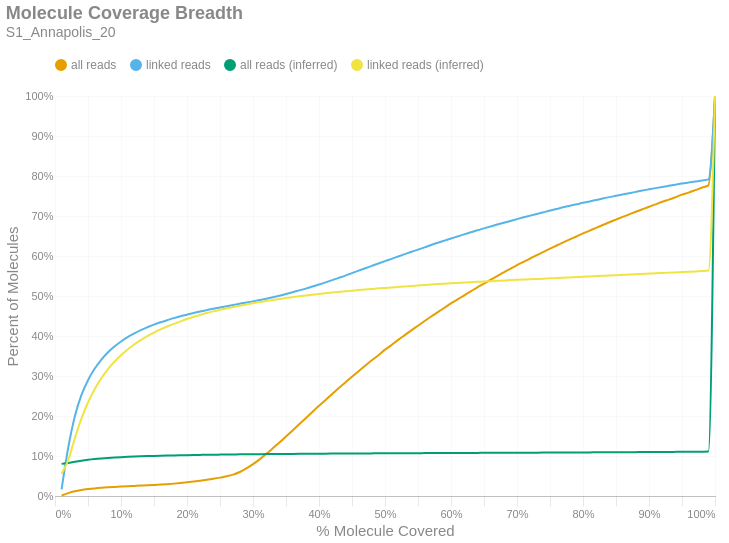

Notebook cell for this chart:
### Markdown cell above
### Molecule Read Coverage
This chart shows molecule coverage breadth as computed by the number of bases aligned to that molecule. In other words, "*how much of each unique long molecule is actually sequenced/aligned?*" Keep in mind there is a distinction between sequences and alignments, since some sequences belonging to a particular molecule may not align well and wouldn't appear in the alignment data. This chart also shows molecule coverage breadth as computed by the *inferred fragment* from which the aligned sequences originate. Unlike read coverage, this calculation takes into account the total insert size, including unsequenced gaps between the forward and reverse reads. Like the previous figures, these are cumulative percents.

### Code cell
if SKIPLR:
    print_html(f"Skipped")
else:
    binned_df = consolidated_hist(valids['coverage_bp'], mask, 0.01, True)
    binned_df_inf = consolidated_hist(valids['coverage_inserts'], mask, 0.01, True)
    binned_df = binned_df.with_columns(pl.lit(binned_df_inf['all reads (cumsum)']).alias('all reads (inferred)'))
    binned_df = binned_df.with_columns(pl.lit(binned_df_inf['linked reads (cumsum)']).alias('linked reads (inferred)'))
    binned_df = binned_df.with_columns(
        (pl.col('bin').cast(pl.Float64) + 0.01).alias('right_edge')
    )

    with SafeRender(binned_df):
        (
            density_plot(binned_df, 'Molecule Coverage Breadth', samplename, 'molcov', ['all reads (inferred)','linked reads (inferred)'])
            .encode(
                #x=alt.X('bin:Q', title="% Molecule Covered").axis(format = '%').scale(padding=0),
                x=alt.X('right_edge:Q', title="% Molecule Covered").axis(format='%').scale(padding=0),
                y=alt.Y('value:Q', title='Percent of Molecules')
                    .axis(format='%')
                    .stack(False)
                    .scale(domainMin=0, padding=0),
                color=alt.Color("key:N").scale(domain = ["all reads", "linked reads", "all reads (inferred)", "linked reads (inferred)"]),
                tooltip = [
                    alt.Tooltip("key:N", title = "Data Type"),
                    alt.Tooltip("range_label:N", title="% Molecule Covered"),
                    alt.Tooltip("value:Q", format = ".2%", title="% Molecules")
                ]
            )
        ).display()

### Figure 1 — Vega-Lite specification as saved in the notebook (floating-point values rounded to 4 significant figures)
{"width": "container", "height": 400, "config": {"title": {"anchor": "start", "dy": -15, "fontSize": 18, "color": "#888888", "subtitleColor": "#888888", "subtitleFontSize": 14}, "arc": {"fill": "#0072B2"}, "axis": {"domainColor": "#888888", "domainWidth": 0.5, "gridWidth": 0.2, "grid": false, "titleFontWeight": 400, "titleFontSize": 15, "labelFontSize": 11, "labelColor": "#888888", "tickColor": "#888888", "tickWidth": 0.2, "titleColor": "#888888"}, "axisBand": {"grid": false}, "axisX": {"grid": true, "tickSize": 10, "domainCap": "round"}, "axisY": {"domain": false, "grid": true, "tickSize": 0, "domainCap": "round"}, "background": "transparent", "header": {"labelFontSize": 15, "labelColor": "#888888", "titleFontSize": 15, "titleFontWeight": 600, "titleColor": "#888888"}, "legend": {"labelFont": "sans-serif", "labelFontSize": 12, "labelColor": "#888888", "symbolSize": 100, "symbolType": "circle", "titleFontSize": 12, "titlePadding": 10, "titleColor": "#888888", "title": null, "orient": "top"}, "range": {"category": ["#E69F00", "#56B4E9", "#009E73", "#F0E442", "#0072B2", "#D55E00", "#CC79A7", "#000000"], "diverging": ["#cfe8f3", "#a2d4ec", "#73bfe2", "#46abdb", "#1696d2", "#12719e"]}, "area": {"fill": "#0072B2", "fillOpacity": 0.7, "line": true, "strokeOpacity": 0.7}, "line": {"color": "#0072B2", "stroke": "#0072B2", "strokeWidth": 2}, "trail": {"color": "#0072B2", "stroke": "#0072B2", "strokeWidth": 0, "size": 1}, "point": {"filled": true, "fillOpacity": 1.0, "size": 95}, "text": {"color": "#888888", "fontSize": 11, "align": "right", "fontWeight": 400, "size": 11}, "bar": {"fill": "#0072B2", "stroke": null}, "view": {"stroke": null, "continuousWidth": 660, "continuousHeight": 400}}, "data": {"name": "data-2e4400ea93c1f115566f9a364b8d8662"}, "mark": {"type": "line", "interpolate": "monotone", "point": {"opacity": 0, "size": 275}}, "encoding": {"color": {"field": "key", "scale": {"domain": ["all reads", "linked reads", "all reads (inferred)", "linked reads (inferred)"]}, "type": "nominal"}, "tooltip": [{"field": "key", "title": "Data Type", "type": "nominal"}, {"field": "range_label", "title": "% Molecule Covered", "type": "nominal"}, {"field": "value", "format": ".2%", "title": "% Molecules", "type": "quantitative"}], "x": {"axis": {"format": "%"}, "field": "right_edge", "scale": {"padding": 0}, "title": "% Molecule Covered", "type": "quantitative"}, "y": {"axis": {"format": "%"}, "field": "value", "scale": {"domainMin": 0, "padding": 0}, "stack": false, "title": "Percent of Molecules", "type": "quantitative"}}, "params": [{"name": "param_c36ac31b6afebe62", "select": {"type": "point", "fields": ["key"]}, "bind": "legend"}], "title": {"text": "Molecule Coverage Breadth", "subtitle": "S1_Annapolis_20"}, "transform": [{"fold": ["all reads (cumsum)", "linked reads (cumsum)", "all reads (inferred)", "linked reads (inferred)"]}, {"calculate": "replace(datum.key, ' (cumsum)', '')", "as": "key"}, {"filter": {"param": "param_c36ac31b6afebe62"}}], "usermeta": {"embedOptions": {"downloadFileName": "S1_Annapolis_20.molcov"}}, "$schema": "https://vega.github.io/schema/vega-lite/v6.1.0.json", "datasets": {"data-2e4400ea93c1f115566f9a364b8d8662": [{"bin": "0.0", "interval": "0.0-0.01", "all reads": 0.001149, "linked reads": 0.01669, "all reads (cumsum)": 0.001149, "linked reads (cumsum)": 0.01669, "range_label": "0.0-0.01", "all reads (inferred)": 0.08031, "linked reads (inferred)": 0.05576, "right_edge": 0.01}, {"bin": "0.01", "interval": "0.01-0.02", "all reads": 0.006029, "linked reads": 0.1038, "all reads (cumsum)": 0.007177, "linked reads (cumsum)": 0.1205, "range_label": "0.01-0.02", "all reads (inferred)": 0.08233, "linked reads (inferred)": 0.08938, "right_edge": 0.02}, {"bin": "0.02", "interval": "0.02-0.03", "all reads": 0.004567, "linked reads": 0.07848, "all reads (cumsum)": 0.01174, "linked reads (cumsum)": 0.199, "range_label": "0.02-0.03", "all reads (inferred)": 0.08542, "linked reads (inferred)": 0.1439, "right_edge": 0.03}, {"bin": "0.03", "interval": "0.03-0.04", "all reads": 0.003194, "linked reads": 0.05311, "all reads (cumsum)": 0.01494, "linked reads (cumsum)": 0.2521, "range_label": "0.03-0.04", "all reads (inferred)": 0.08818, "linked reads (inferred)": 0.1933, "right_edge": 0.04}, {"bin": "0.04", "interval": "0.04-0.05", "all reads": 0.002269, "linked reads": 0.03744, "all reads (cumsum)": 0.01721, "linked reads (cumsum)": 0.2896, "range_label": "0.04-0.05", "all reads (inferred)": 0.09049, "linked reads (inferred)": 0.2338, "right_edge": 0.05}, {"bin": "0.05", "interval": "0.05-0.06", "all reads": 0.001777, "linked reads": 0.02841, "all reads (cumsum)": 0.01898, "linked reads (cumsum)": 0.318, "range_label": "0.05-0.06", "all reads (inferred)": 0.09235, "linked reads (inferred)": 0.267, "right_edge": 0.06}, {"bin": "0.06", "interval": "0.06-0.07", "all reads": 0.001436, "linked reads": 0.02246, "all reads (cumsum)": 0.02042, "linked reads (cumsum)": 0.3404, "range_label": "0.06-0.07", "all reads (inferred)": 0.09386, "linked reads (inferred)": 0.294, "right_edge": 0.07}, {"bin": "0.07", "interval": "0.07-0.08", "all reads": 0.001191, "linked reads": 0.01822, "all reads (cumsum)": 0.02161, "linked reads (cumsum)": 0.3586, "range_label": "0.07-0.08", "all reads (inferred)": 0.09513, "linked reads (inferred)": 0.3168, "right_edge": 0.08}, {"bin": "0.08", "interval": "0.08-0.09", "all reads": 0.001024, "linked reads": 0.01491, "all reads (cumsum)": 0.02263, "linked reads (cumsum)": 0.3735, "range_label": "0.08-0.09", "all reads (inferred)": 0.09619, "linked reads (inferred)": 0.3356, "right_edge": 0.09}, {"bin": "0.09", "interval": "0.09-0.1", "all reads": 0.0009558, "linked reads": 0.01281, "all reads (cumsum)": 0.02359, "linked reads (cumsum)": 0.3864, "range_label": "0.09-0.1", "all reads (inferred)": 0.09709, "linked reads (inferred)": 0.3518, "right_edge": 0.1}, {"bin": "0.1", "interval": "0.1-0.11", "all reads": 0.0008724, "linked reads": 0.01083, "all reads (cumsum)": 0.02446, "linked reads (cumsum)": 0.3972, "range_label": "0.1-0.11", "all reads (inferred)": 0.0979, "linked reads (inferred)": 0.3663, "right_edge": 0.11}, {"bin": "0.11", "interval": "0.11-0.12", "all reads": 0.0007946, "linked reads": 0.009111, "all reads (cumsum)": 0.02526, "linked reads (cumsum)": 0.4063, "range_label": "0.11-0.12", "all reads (inferred)": 0.0986, "linked reads (inferred)": 0.3789, "right_edge": 0.12}, {"bin": "0.12", "interval": "0.12-0.13", "all reads": 0.0007995, "linked reads": 0.008439, "all reads (cumsum)": 0.02606, "linked reads (cumsum)": 0.4147, "range_label": "0.12-0.13", "all reads (inferred)": 0.09921, "linked reads (inferred)": 0.3897, "right_edge": 0.13}, {"bin": "0.13", "interval": "0.13-0.14", "all reads": 0.0007352, "linked reads": 0.007139, "all reads (cumsum)": 0.02679, "linked reads (cumsum)": 0.4219, "range_label": "0.13-0.14", "all reads (inferred)": 0.09976, "linked reads (inferred)": 0.3996, "right_edge": 0.14}, {"bin": "0.14", "interval": "0.14-0.15", "all reads": 0.0008132, "linked reads": 0.006673, "all reads (cumsum)": 0.0276, "linked reads (cumsum)": 0.4286, "range_label": "0.14-0.15", "all reads (inferred)": 0.1003, "linked reads (inferred)": 0.4084, "right_edge": 0.15}, {"bin": "0.15", "interval": "0.15-0.16", "all reads": 0.0008974, "linked reads": 0.005735, "all reads (cumsum)": 0.0285, "linked reads (cumsum)": 0.4343, "range_label": "0.15-0.16", "all reads (inferred)": 0.1007, "linked reads (inferred)": 0.4164, "right_edge": 0.16}, {"bin": "0.16", "interval": "0.16-0.17", "all reads": 0.001117, "linked reads": 0.005238, "all reads (cumsum)": 0.02962, "linked reads (cumsum)": 0.4395, "range_label": "0.16-0.17", "all reads (inferred)": 0.1011, "linked reads (inferred)": 0.4236, "right_edge": 0.17}, {"bin": "0.17", "interval": "0.17-0.18", "all reads": 0.001316, "linked reads": 0.005133, "all reads (cumsum)": 0.03094, "linked reads (cumsum)": 0.4447, "range_label": "0.17-0.18", "all reads (inferred)": 0.1015, "linked reads (inferred)": 0.4304, "right_edge": 0.18}, {"bin": "0.18", "interval": "0.18-0.19", "all reads": 0.001538, "linked reads": 0.004566, "all reads (cumsum)": 0.03247, "linked reads (cumsum)": 0.4492, "range_label": "0.18-0.19", "all reads (inferred)": 0.1018, "linked reads (inferred)": 0.4365, "right_edge": 0.19}, {"bin": "0.19", "interval": "0.19-0.2", "all reads": 0.001707, "linked reads": 0.004114, "all reads (cumsum)": 0.03418, "linked reads (cumsum)": 0.4533, "range_label": "0.19-0.2", "all reads (inferred)": 0.1022, "linked reads (inferred)": 0.4425, "right_edge": 0.2}, {"bin": "0.2", "interval": "0.2-0.21", "all reads": 0.001889, "linked reads": 0.004144, "all reads (cumsum)": 0.03607, "linked reads (cumsum)": 0.4575, "range_label": "0.2-0.21", "all reads (inferred)": 0.1025, "linked reads (inferred)": 0.4479, "right_edge": 0.21}, {"bin": "0.21", "interval": "0.21-0.22", "all reads": 0.00211, "linked reads": 0.003733, "all reads (cumsum)": 0.03818, "linked reads (cumsum)": 0.4612, "range_label": "0.21-0.22", "all reads (inferred)": 0.1028, "linked reads (inferred)": 0.4527, "right_edge": 0.22}, {"bin": "0.22", "interval": "0.22-0.23", "all reads": 0.002321, "linked reads": 0.003477, "all reads (cumsum)": 0.0405, "linked reads (cumsum)": 0.4647, "range_label": "0.22-0.23", "all reads (inferred)": 0.103, "linked reads (inferred)": 0.4573, "right_edge": 0.23}, {"bin": "0.23", "interval": "0.23-0.24", "all reads": 0.002561, "linked reads": 0.003547, "all reads (cumsum)": 0.04306, "linked reads (cumsum)": 0.4682, "range_label": "0.23-0.24", "all reads (inferred)": 0.1033, "linked reads (inferred)": 0.4616, "right_edge": 0.24}, {"bin": "0.24", "interval": "0.24-0.25", "all reads": 0.002892, "linked reads": 0.003176, "all reads (cumsum)": 0.04595, "linked reads (cumsum)": 0.4714, "range_label": "0.24-0.25", "all reads (inferred)": 0.1035, "linked reads (inferred)": 0.4653, "right_edge": 0.25}, {"bin": "0.25", "interval": "0.25-0.26", "all reads": 0.003242, "linked reads": 0.00306, "all reads (cumsum)": 0.0492, "linked reads (cumsum)": 0.4745, "range_label": "0.25-0.26", "all reads (inferred)": 0.1037, "linked reads (inferred)": 0.4691, "right_edge": 0.26}, {"bin": "0.26", "interval": "0.26-0.27", "all reads": 0.004353, "linked reads": 0.002965, "all reads (cumsum)": 0.05355, "linked reads (cumsum)": 0.4774, "range_label": "0.26-0.27", "all reads (inferred)": 0.1039, "linked reads (inferred)": 0.4726, "right_edge": 0.27}, {"bin": "0.27", "interval": "0.27-0.28", "all reads": 0.006453, "linked reads": 0.003261, "all reads (cumsum)": 0.06, "linked reads (cumsum)": 0.4807, "range_label": "0.27-0.28", "all reads (inferred)": 0.1041, "linked reads (inferred)": 0.4759, "right_edge": 0.28}, {"bin": "0.28", "interval": "0.28-0.29", "all reads": 0.008801, "linked reads": 0.00284, "all reads (cumsum)": 0.0688, "linked reads (cumsum)": 0.4835, "range_label": "0.28-0.29", "all reads (inferred)": 0.1043, "linked reads (inferred)": 0.479, "right_edge": 0.29}, {"bin": "0.29", "interval": "0.29-0.3", "all reads": 0.01074, "linked reads": 0.00306, "all reads (cumsum)": 0.07954, "linked reads (cumsum)": 0.4866, "range_label": "0.29-0.3", "all reads (inferred)": 0.1044, "linked reads (inferred)": 0.482, "right_edge": 0.3}, {"bin": "0.3", "interval": "0.3-0.31", "all reads": 0.01207, "linked reads": 0.003281, "all reads (cumsum)": 0.09161, "linked reads (cumsum)": 0.4899, "range_label": "0.3-0.31", "all reads (inferred)": 0.1046, "linked reads (inferred)": 0.4847, "right_edge": 0.31}, {"bin": "0.31", "interval": "0.31-0.32", "all reads": 0.01329, "linked reads": 0.003346, "all reads (cumsum)": 0.1049, "linked reads (cumsum)": 0.4932, "range_label": "0.31-0.32", "all reads (inferred)": 0.1047, "linked reads (inferred)": 0.4874, "right_edge": 0.32}, {"bin": "0.32", "interval": "0.32-0.33", "all reads": 0.01424, "linked reads": 0.003693, "all reads (cumsum)": 0.1191, "linked reads (cumsum)": 0.4969, "range_label": "0.32-0.33", "all reads (inferred)": 0.1049, "linked reads (inferred)": 0.49, "right_edge": 0.33}, {"bin": "0.33", "interval": "0.33-0.34", "all reads": 0.01452, "linked reads": 0.003803, "all reads (cumsum)": 0.1337, "linked reads (cumsum)": 0.5007, "range_label": "0.33-0.34", "all reads (inferred)": 0.105, "linked reads (inferred)": 0.4925, "right_edge": 0.34}, {"bin": "0.34", "interval": "0.34-0.35", "all reads": 0.01497, "linked reads": 0.004159, "all reads (cumsum)": 0.1486, "linked reads (cumsum)": 0.5049, "range_label": "0.34-0.35", "all reads (inferred)": 0.1052, "linked reads (inferred)": 0.495, "right_edge": 0.35}, {"bin": "0.35", "interval": "0.35-0.36", "all reads": 0.01515, "linked reads": 0.004455, "all reads (cumsum)": 0.1638, "linked reads (cumsum)": 0.5093, "range_label": "0.35-0.36", "all reads (inferred)": 0.1053, "linked reads (inferred)": 0.4972, "right_edge": 0.36}, {"bin": "0.36", "interval": "0.36-0.37", "all reads": 0.01536, "linked reads": 0.004701, "all reads (cumsum)": 0.1791, "linked reads (cumsum)": 0.514, "range_label": "0.36-0.37", "all reads (inferred)": 0.1054, "linked reads (inferred)": 0.4993, "right_edge": 0.37}, {"bin": "0.37", "interval": "0.37-0.38", "all reads": 0.0154, "linked reads": 0.004445, "all reads (cumsum)": 0.1945, "linked reads (cumsum)": 0.5185, "range_label": "0.37-0.38", "all reads (inferred)": 0.1056, "linked reads (inferred)": 0.5014, "right_edge": 0.38}, {"bin": "0.38", "interval": "0.38-0.39", "all reads": 0.01538, "linked reads": 0.005087, "all reads (cumsum)": 0.2099, "linked reads (cumsum)": 0.5236, "range_label": "0.38-0.39", "all reads (inferred)": 0.1057, "linked reads (inferred)": 0.5033, "right_edge": 0.39}, {"bin": "0.39", "interval": "0.39-0.4", "all reads": 0.01545, "linked reads": 0.005107, "all reads (cumsum)": 0.2254, "linked reads (cumsum)": 0.5287, "range_label": "0.39-0.4", "all reads (inferred)": 0.1058, "linked reads (inferred)": 0.5051, "right_edge": 0.4}, {"bin": "0.4", "interval": "0.4-0.41", "all reads": 0.0148, "linked reads": 0.005278, "all reads (cumsum)": 0.2402, "linked reads (cumsum)": 0.534, "range_label": "0.4-0.41", "all reads (inferred)": 0.1059, "linked reads (inferred)": 0.5069, "right_edge": 0.41}, {"bin": "0.41", "interval": "0.41-0.42", "all reads": 0.01493, "linked reads": 0.005614, "all reads (cumsum)": 0.2551, "linked reads (cumsum)": 0.5396, "range_label": "0.41-0.42", "all reads (inferred)": 0.106, "linked reads (inferred)": 0.5087, "right_edge": 0.42}, {"bin": "0.42", "interval": "0.42-0.43", "all reads": 0.01465, "linked reads": 0.005699, "all reads (cumsum)": 0.2697, "linked reads (cumsum)": 0.5453, "range_label": "0.42-0.43", "all reads (inferred)": 0.1061, "linked reads (inferred)": 0.5101, "right_edge": 0.43}, {"bin": "0.43", "interval": "0.43-0.44", "all reads": 0.01427, "linked reads": 0.00577, "all reads (cumsum)": 0.284, "linked reads (cumsum)": 0.551, "range_label": "0.43-0.44", "all reads (inferred)": 0.1062, "linked reads (inferred)": 0.5117, "right_edge": 0.44}, {"bin": "0.44", "interval": "0.44-0.45", "all reads": 0.01426, "linked reads": 0.006271, "all reads (cumsum)": 0.2983, "linked reads (cumsum)": 0.5573, "range_label": "0.44-0.45", "all reads (inferred)": 0.1063, "linked reads (inferred)": 0.5133, "right_edge": 0.45}, {"bin": "0.45", "interval": "0.45-0.46", "all reads": 0.01381, "linked reads": 0.006046, "all reads (cumsum)": 0.3121, "linked reads (cumsum)": 0.5634, "range_label": "0.45-0.46", "all reads (inferred)": 0.1064, "linked reads (inferred)": 0.5148, "right_edge": 0.46}, {"bin": "0.46", "interval": "0.46-0.47", "all reads": 0.01356, "linked reads": 0.005855, "all reads (cumsum)": 0.3257, "linked reads (cumsum)": 0.5692, "range_label": "0.46-0.47", "all reads (inferred)": 0.1065, "linked reads (inferred)": 0.5163, "right_edge": 0.47}, {"bin": "0.47", "interval": "0.47-0.48", "all reads": 0.01351, "linked reads": 0.006071, "all reads (cumsum)": 0.3392, "linked reads (cumsum)": 0.5753, "range_label": "0.47-0.48", "all reads (inferred)": 0.1066, "linked reads (inferred)": 0.5176, "right_edge": 0.48}, {"bin": "0.48", "interval": "0.48-0.49", "all reads": 0.01276, "linked reads": 0.006021, "all reads (cumsum)": 0.3519, "linked reads (cumsum)": 0.5813, "range_label": "0.48-0.49", "all reads (inferred)": 0.1067, "linked reads (inferred)": 0.5191, "right_edge": 0.49}, {"bin": "0.49", "interval": "0.49-0.5", "all reads": 0.01394, "linked reads": 0.005885, "all reads (cumsum)": 0.3659, "linked reads (cumsum)": 0.5872, "range_label": "0.49-0.5", "all reads (inferred)": 0.1067, "linked reads (inferred)": 0.5202, "right_edge": 0.5}, {"bin": "0.5", "interval": "0.5-0.51", "all reads": 0.01161, "linked reads": 0.005654, "all reads (cumsum)": 0.3775, "linked reads (cumsum)": 0.5928, "range_label": "0.5-0.51", "all reads (inferred)": 0.1068, "linked reads (inferred)": 0.5215, "right_edge": 0.51}, {"bin": "0.51", "interval": "0.51-0.52", "all reads": 0.01277, "linked reads": 0.005935, "all reads (cumsum)": 0.3902, "linked reads (cumsum)": 0.5988, "range_label": "0.51-0.52", "all reads (inferred)": 0.1069, "linked reads (inferred)": 0.5228, "right_edge": 0.52}, {"bin": "0.52", "interval": "0.52-0.53", "all reads": 0.01194, "linked reads": 0.00588, "all reads (cumsum)": 0.4022, "linked reads (cumsum)": 0.6047, "range_label": "0.52-0.53", "all reads (inferred)": 0.107, "linked reads (inferred)": 0.524, "right_edge": 0.53}, {"bin": "0.53", "interval": "0.53-0.54", "all reads": 0.01197, "linked reads": 0.00585, "all reads (cumsum)": 0.4142, "linked reads (cumsum)": 0.6105, "range_label": "0.53-0.54", "all reads (inferred)": 0.107, "linked reads (inferred)": 0.5251, "right_edge": 0.54}, {"bin": "0.54", "interval": "0.54-0.55", "all reads": 0.01158, "linked reads": 0.005444, "all reads (cumsum)": 0.4257, "linked reads (cumsum)": 0.616, "range_label": "0.54-0.55", "all reads (inferred)": 0.1071, "linked reads (inferred)": 0.5263, "right_edge": 0.55}, {"bin": "0.55", "interval": "0.55-0.56", "all reads": 0.01172, "linked reads": 0.005714, "all reads (cumsum)": 0.4374, "linked reads (cumsum)": 0.6217, "range_label": "0.55-0.56", "all reads (inferred)": 0.1072, "linked reads (inferred)": 0.5276, "right_edge": 0.56}, {"bin": "0.56", "interval": "0.56-0.57", "all reads": 0.01133, "linked reads": 0.00592, "all reads (cumsum)": 0.4488, "linked reads (cumsum)": 0.6276, "range_label": "0.56-0.57", "all reads (inferred)": 0.1073, "linked reads (inferred)": 0.5286, "right_edge": 0.57}, {"bin": "0.57", "interval": "0.57-0.58", "all reads": 0.01082, "linked reads": 0.005579, "all reads (cumsum)": 0.4596, "linked reads (cumsum)": 0.6332, "range_label": "0.57-0.58", "all reads (inferred)": 0.1074, "linked reads (inferred)": 0.5298, "right_edge": 0.58}, {"bin": "0.58", "interval": "0.58-0.59", "all reads": 0.01093, "linked reads": 0.005263, "all reads (cumsum)": 0.4705, "linked reads (cumsum)": 0.6384, "range_label": "0.58-0.59", "all reads (inferred)": 0.1074, "linked reads (inferred)": 0.5308, "right_edge": 0.59}, {"bin": "0.59", "interval": "0.59-0.6", "all reads": 0.01081, "linked reads": 0.005368, "all reads (cumsum)": 0.4813, "linked reads (cumsum)": 0.6438, "range_label": "0.59-0.6", "all reads (inferred)": 0.1075, "linked reads (inferred)": 0.5318, "right_edge": 0.6}, {"bin": "0.6", "interval": "0.6-0.61", "all reads": 0.01009, "linked reads": 0.005067, "all reads (cumsum)": 0.4914, "linked reads (cumsum)": 0.6489, "range_label": "0.6-0.61", "all reads (inferred)": 0.1076, "linked reads (inferred)": 0.5328, "right_edge": 0.61}, {"bin": "0.61", "interval": "0.61-0.62", "all reads": 0.01038, "linked reads": 0.005243, "all reads (cumsum)": 0.5018, "linked reads (cumsum)": 0.6541, "range_label": "0.61-0.62", "all reads (inferred)": 0.1077, "linked reads (inferred)": 0.5337, "right_edge": 0.62}, {"bin": "0.62", "interval": "0.62-0.63", "all reads": 0.009913, "linked reads": 0.005067, "all reads (cumsum)": 0.5117, "linked reads (cumsum)": 0.6592, "range_label": "0.62-0.63", "all reads (inferred)": 0.1077, "linked reads (inferred)": 0.5346, "right_edge": 0.63}, {"bin": "0.63", "interval": "0.63-0.64", "all reads": 0.009842, "linked reads": 0.005173, "all reads (cumsum)": 0.5216, "linked reads (cumsum)": 0.6643, "range_label": "0.63-0.64", "all reads (inferred)": 0.1078, "linked reads (inferred)": 0.5354, "right_edge": 0.64}, {"bin": "0.64", "interval": "0.64-0.65", "all reads": 0.009406, "linked reads": 0.004736, "all reads (cumsum)": 0.531, "linked reads (cumsum)": 0.6691, "range_label": "0.64-0.65", "all reads (inferred)": 0.1079, "linked reads (inferred)": 0.5364, "right_edge": 0.65}, {"bin": "0.65", "interval": "0.65-0.66", "all reads": 0.009794, "linked reads": 0.004847, "all reads (cumsum)": 0.5408, "linked reads (cumsum)": 0.6739, "range_label": "0.65-0.66", "all reads (inferred)": 0.1079, "linked reads (inferred)": 0.5372, "right_edge": 0.66}, {"bin": "0.66", "interval": "0.66-0.67", "all reads": 0.009068, "linked reads": 0.004736, "all reads (cumsum)": 0.5498, "linked reads (cumsum)": 0.6787, "range_label": "0.66-0.67", "all reads (inferred)": 0.108, "linked reads (inferred)": 0.538, "right_edge": 0.67}, {"bin": "0.67", "interval": "0.67-0.68", "all reads": 0.009247, "linked reads": 0.004551, "all reads (cumsum)": 0.5591, "linked reads (cumsum)": 0.6832, "range_label": "0.67-0.68", "all reads (inferred)": 0.1081, "linked reads (inferred)": 0.5389, "right_edge": 0.68}, {"bin": "0.68", "interval": "0.68-0.69", "all reads": 0.008874, "linked reads": 0.004365, "all reads (cumsum)": 0.568, "linked reads (cumsum)": 0.6876, "range_label": "0.68-0.69", "all reads (inferred)": 0.1081, "linked reads (inferred)": 0.5397, "right_edge": 0.69}, {"bin": "0.69", "interval": "0.69-0.7", "all reads": 0.008953, "linked reads": 0.004666, "all reads (cumsum)": 0.5769, "linked reads (cumsum)": 0.6922, "range_label": "0.69-0.7", "all reads (inferred)": 0.1082, "linked reads (inferred)": 0.5405, "right_edge": 0.7}, {"bin": "0.7", "interval": "0.7-0.71", "all reads": 0.008504, "linked reads": 0.00443, "all reads (cumsum)": 0.5854, "linked reads (cumsum)": 0.6967, "range_label": "0.7-0.71", "all reads (inferred)": 0.1083, "linked reads (inferred)": 0.5413, "right_edge": 0.71}, {"bin": "0.71", "interval": "0.71-0.72", "all reads": 0.008364, "linked reads": 0.004224, "all reads (cumsum)": 0.5938, "linked reads (cumsum)": 0.7009, "range_label": "0.71-0.72", "all reads (inferred)": 0.1084, "linked reads (inferred)": 0.542, "right_edge": 0.72}, {"bin": "0.72", "interval": "0.72-0.73", "all reads": 0.008335, "linked reads": 0.004159, "all reads (cumsum)": 0.6021, "linked reads (cumsum)": 0.7051, "range_label": "0.72-0.73", "all reads (inferred)": 0.1084, "linked reads (inferred)": 0.5427, "right_edge": 0.73}, {"bin": "0.73", "interval": "0.73-0.74", "all reads": 0.007987, "linked reads": 0.004199, "all reads (cumsum)": 0.6101, "linked reads (cumsum)": 0.7093, "range_label": "0.73-0.74", "all reads (inferred)": 0.1085, "linked reads (inferred)": 0.5433, "right_edge": 0.74}, {"bin": "0.74", "interval": "0.74-0.75", "all reads": 0.008416, "linked reads": 0.004255, "all reads (cumsum)": 0.6185, "linked reads (cumsum)": 0.7135, "range_label": "0.74-0.75", "all reads (inferred)": 0.1086, "linked reads (inferred)": 0.5441, "right_edge": 0.75}, {"bin": "0.75", "interval": "0.75-0.76", "all reads": 0.007675, "linked reads": 0.003913, "all reads (cumsum)": 0.6262, "linked reads (cumsum)": 0.7174, "range_label": "0.75-0.76", "all reads (inferred)": 0.1086, "linked reads (inferred)": 0.545, "right_edge": 0.76}, {"bin": "0.76", "interval": "0.76-0.77", "all reads": 0.007722, "linked reads": 0.004234, "all reads (cumsum)": 0.6339, "linked reads (cumsum)": 0.7217, "range_label": "0.76-0.77", "all reads (inferred)": 0.1087, "linked reads (inferred)": 0.5458, "right_edge": 0.77}, {"bin": "0.77", "interval": "0.77-0.78", "all reads": 0.00751, "linked reads": 0.003748, "all reads (cumsum)": 0.6414, "linked reads (cumsum)": 0.7254, "range_label": "0.77-0.78", "all reads (inferred)": 0.1088, "linked reads (inferred)": 0.5466, "right_edge": 0.78}, {"bin": "0.78", "interval": "0.78-0.79", "all reads": 0.007369, "linked reads": 0.003723, "all reads (cumsum)": 0.6488, "linked reads (cumsum)": 0.7291, "range_label": "0.78-0.79", "all reads (inferred)": 0.1089, "linked reads (inferred)": 0.5474, "right_edge": 0.79}, {"bin": "0.79", "interval": "0.79-0.8", "all reads": 0.007654, "linked reads": 0.003999, "all reads (cumsum)": 0.6564, "linked reads (cumsum)": 0.7331, "range_label": "0.79-0.8", "all reads (inferred)": 0.109, "linked reads (inferred)": 0.5482, "right_edge": 0.8}, {"bin": "0.8", "interval": "0.8-0.81", "all reads": 0.006967, "linked reads": 0.003236, "all reads (cumsum)": 0.6634, "linked reads (cumsum)": 0.7364, "range_label": "0.8-0.81", "all reads (inferred)": 0.109, "linked reads (inferred)": 0.549, "right_edge": 0.81}, {"bin": "0.81", "interval": "0.81-0.82", "all reads": 0.006979, "linked reads": 0.003427, "all reads (cumsum)": 0.6704, "linked reads (cumsum)": 0.7398, "range_label": "0.81-0.82", "all reads (inferred)": 0.1091, "linked reads (inferred)": 0.5498, "right_edge": 0.82}, {"bin": "0.82", "interval": "0.82-0.83", "all reads": 0.007137, "linked reads": 0.003808, "all reads (cumsum)": 0.6775, "linked reads (cumsum)": 0.7436, "range_label": "0.82-0.83", "all reads (inferred)": 0.1092, "linked reads (inferred)": 0.5506, "right_edge": 0.83}, {"bin": "0.83", "interval": "0.83-0.84", "all reads": 0.006921, "linked reads": 0.003582, "all reads (cumsum)": 0.6844, "linked reads (cumsum)": 0.7472, "range_label": "0.83-0.84", "all reads (inferred)": 0.1093, "linked reads (inferred)": 0.5514, "right_edge": 0.84}, {"bin": "0.84", "interval": "0.84-0.85", "all reads": 0.006619, "linked reads": 0.003216, "all reads (cumsum)": 0.6911, "linked reads (cumsum)": 0.7504, "range_label": "0.84-0.85", "all reads (inferred)": 0.1094, "linked reads (inferred)": 0.5521, "right_edge": 0.85}, {"bin": "0.85", "interval": "0.85-0.86", "all reads": 0.006575, "linked reads": 0.003341, "all reads (cumsum)": 0.6976, "linked reads (cumsum)": 0.7537, "range_label": "0.85-0.86", "all reads (inferred)": 0.1095, "linked reads (inferred)": 0.5529, "right_edge": 0.86}, {"bin": "0.86", "interval": "0.86-0.87", "all reads": 0.006459, "linked reads": 0.003336, "all reads (cumsum)": 0.7041, "linked reads (cumsum)": 0.7571, "range_label": "0.86-0.87", "all reads (inferred)": 0.1096, "linked reads (inferred)": 0.5537, "right_edge": 0.87}, {"bin": "0.87", "interval": "0.87-0.88", "all reads": 0.006475, "linked reads": 0.003281, "all reads (cumsum)": 0.7106, "linked reads (cumsum)": 0.7604, "range_label": "0.87-0.88", "all reads (inferred)": 0.1097, "linked reads (inferred)": 0.5544, "right_edge": 0.88}, {"bin": "0.88", "interval": "0.88-0.89", "all reads": 0.006262, "linked reads": 0.003241, "all reads (cumsum)": 0.7168, "linked reads (cumsum)": 0.7636, "range_label": "0.88-0.89", "all reads (inferred)": 0.1098, "linked reads (inferred)": 0.5553, "right_edge": 0.89}, {"bin": "0.89", "interval": "0.89-0.9", "all reads": 0.006291, "linked reads": 0.003055, "all reads (cumsum)": 0.7231, "linked reads (cumsum)": 0.7667, "range_label": "0.89-0.9", "all reads (inferred)": 0.1099, "linked reads (inferred)": 0.5561, "right_edge": 0.9}, {"bin": "0.9", "interval": "0.9-0.91", "all reads": 0.005899, "linked reads": 0.00301, "all reads (cumsum)": 0.729, "linked reads (cumsum)": 0.7697, "range_label": "0.9-0.91", "all reads (inferred)": 0.11, "linked reads (inferred)": 0.5569, "right_edge": 0.91}, {"bin": "0.91", "interval": "0.91-0.92", "all reads": 0.006502, "linked reads": 0.002945, "all reads (cumsum)": 0.7355, "linked reads (cumsum)": 0.7726, "range_label": "0.91-0.92", "all reads (inferred)": 0.1101, "linked reads (inferred)": 0.5577, "right_edge": 0.92}, {"bin": "0.92", "interval": "0.92-0.93", "all reads": 0.005531, "linked reads": 0.00284, "all reads (cumsum)": 0.7411, "linked reads (cumsum)": 0.7754, "range_label": "0.92-0.93", "all reads (inferred)": 0.1102, "linked reads (inferred)": 0.5584, "right_edge": 0.93}, {"bin": "0.93", "interval": "0.93-0.94", "all reads": 0.005928, "linked reads": 0.00283, "all reads (cumsum)": 0.747, "linked reads (cumsum)": 0.7783, "range_label": "0.93-0.94", "all reads (inferred)": 0.1103, "linked reads (inferred)": 0.559, "right_edge": 0.94}, {"bin": "0.94", "interval": "0.94-0.95", "all reads": 0.006373, "linked reads": 0.002845, "all reads (cumsum)": 0.7534, "linked reads (cumsum)": 0.7811, "range_label": "0.94-0.95", "all reads (inferred)": 0.1104, "linked reads (inferred)": 0.5597, "right_edge": 0.95}, {"bin": "0.95", "interval": "0.95-0.96", "all reads": 0.005206, "linked reads": 0.002478, "all reads (cumsum)": 0.7586, "linked reads (cumsum)": 0.7836, "range_label": "0.95-0.96", "all reads (inferred)": 0.1106, "linked reads (inferred)": 0.5604, "right_edge": 0.96}, {"bin": "0.96", "interval": "0.96-0.97", "all reads": 0.005994, "linked reads": 0.002534, "all reads (cumsum)": 0.7646, "linked reads (cumsum)": 0.7861, "range_label": "0.96-0.97", "all reads (inferred)": 0.1107, "linked reads (inferred)": 0.5612, "right_edge": 0.97}, {"bin": "0.97", "interval": "0.97-0.98", "all reads": 0.006163, "linked reads": 0.002604, "all reads (cumsum)": 0.7707, "linked reads (cumsum)": 0.7887, "range_label": "0.97-0.98", "all reads (inferred)": 0.1109, "linked reads (inferred)": 0.5623, "right_edge": 0.98}, {"bin": "0.98", "interval": "0.98-0.99", "all reads": 0.005809, "linked reads": 0.002795, "all reads (cumsum)": 0.7765, "linked reads (cumsum)": 0.7915, "range_label": "0.98-0.99", "all reads (inferred)": 0.1111, "linked reads (inferred)": 0.5635, "right_edge": 0.99}, {"bin": "0.99", "interval": "0.99-1.0", "all reads": 0.2235, "linked reads": 0.2085, "all reads (cumsum)": 1.0, "linked reads (cumsum)": 1.0, "range_label": "0.99-1.0", "all reads (inferred)": 1.0, "linked reads (inferred)": 1.0, "right_edge": 1.0}]}}
